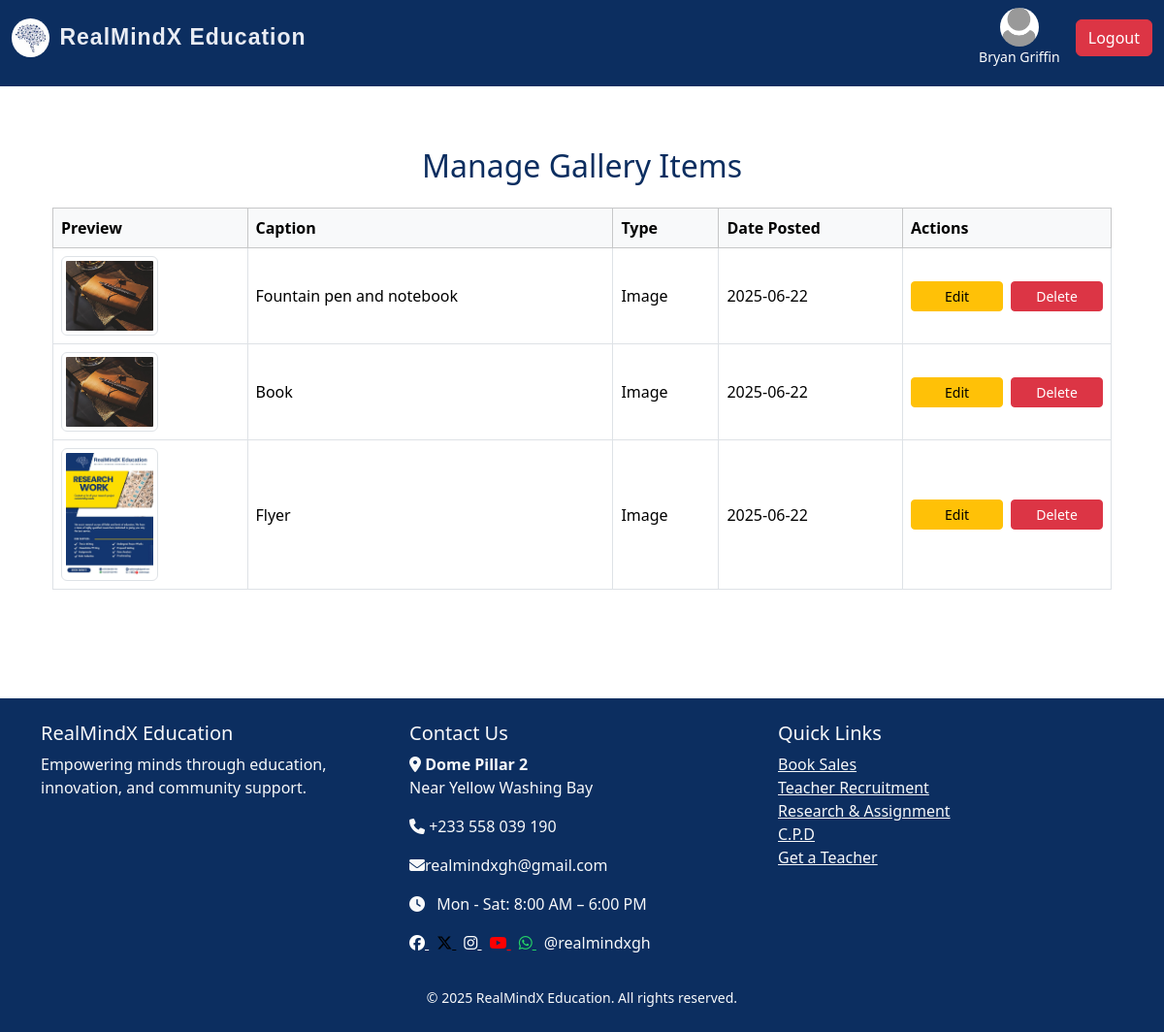
/manage_gallery (signed in), run on an earlier commit of the app's database.
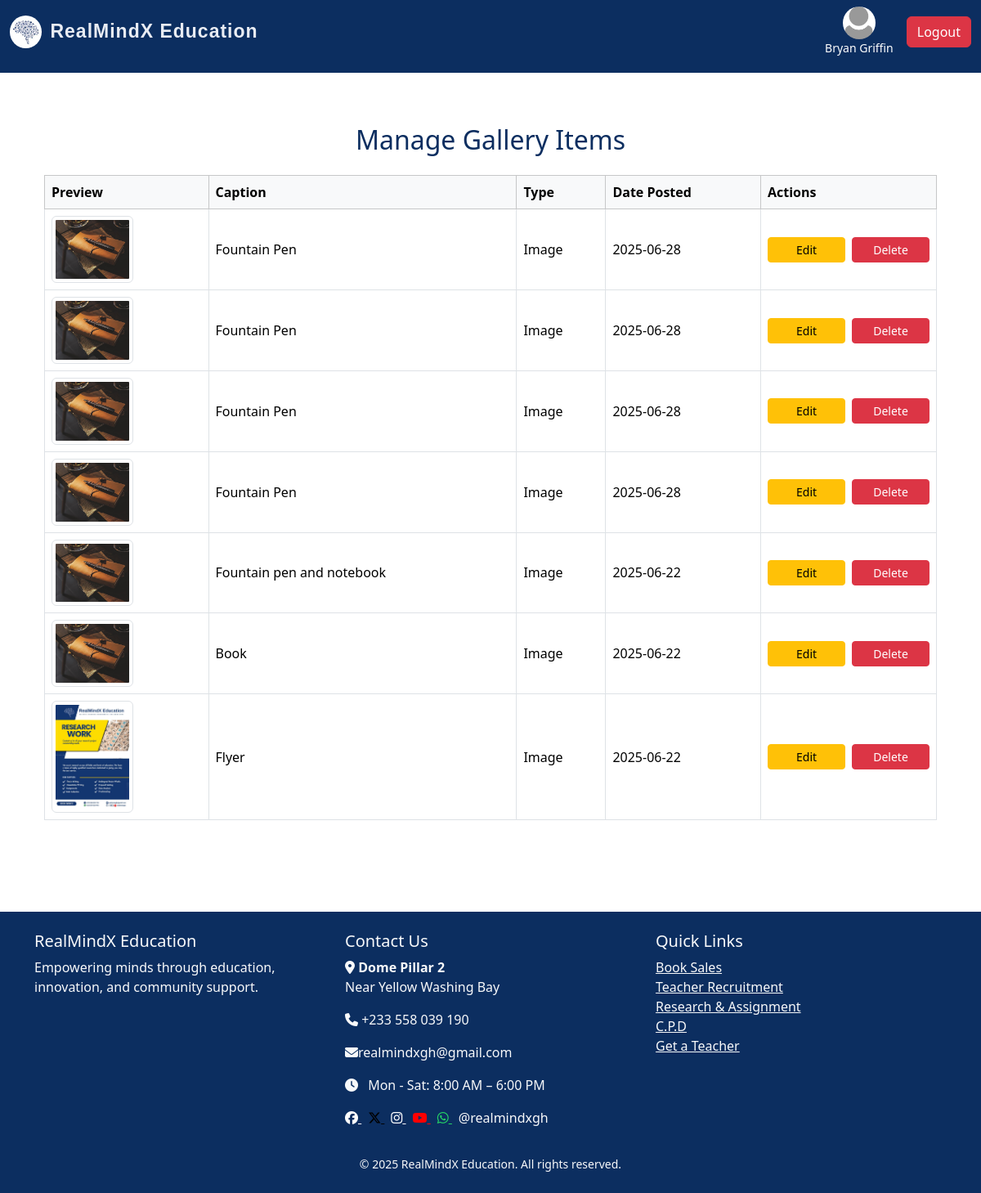
And on a later commit of the database.
### realmind/models/gallery.py (models this page shows)
class Gallery(db.Model):
    id = db.Column(db.Integer, primary_key=True)
    filename = db.Column(db.String(255), nullable=False)
    caption = db.Column(db.String(255))
    file_type = db.Column(db.String(10))  # 'image' or 'video'
    date_posted = db.Column(db.DateTime, default=datetime.utcnow)

### realmind/routes/admin_routes.py (the view)
@admin_bp.route('/manage_gallery')
@login_required
def manage_gallery():
    if not isinstance(current_user, Admin):
        abort(403)
    gallery_items = Gallery.query.order_by(Gallery.date_posted.desc()).all()
    return render_template('admin/manage_gallery.html', gallery_items=gallery_items)

### realmind/models/admin.py (called while the page is built)
    @property
    def is_admin(self):
        return True

### realmind/templates/admin/manage_gallery.html (shortened to what this page needs)
{% extends 'index.html' %}
{% block content %}
<div class="container py-5">
  <h2 class="mb-4 text-center">Manage Gallery Items</h2>
  {% if gallery_items %}
  <div class="table-responsive">
    <table class="table table-bordered align-middle table-hover">
      <thead class="table-light">
        <tr>
          <th>Preview</th>
          <th>Caption</th>
          <th>Type</th>
          <th>Date Posted</th>
          <th>Actions</th>
        </tr>
      </thead>
      <tbody>
        {% for item in gallery_items %}
        <tr>
          <td style="min-width: 120px;">
            {% if item.file_type == 'image' %}
              <img src="{{ url_for('static', filename='uploads/gallery/' ~ item.filename) }}" class="img-thumbnail" width="100">
            {% else %}
              <video width="100" controls>
                <source src="{{ url_for('static', filename='uploads/gallery/' ~ item.filename) }}" type="video/mp4">
                Your browser does not support the video tag.
              </video>
            {% endif %}
          </td>
          <td>{{ item.caption or "No caption" }}</td>
          <td>{{ item.file_type.title() }}</td>
          <td>
            {% if item.date_posted %}
              {{ item.date_posted.strftime('%Y-%m-%d') }}
            {% else %}
              <span class="text-muted">N/A</span>
            {% endif %}
          </td>
          <td>
            <div class="d-flex flex-column flex-sm-row gap-2">
              <a href="{{ url_for('admin.edit_gallery', item_id=item.id) }}" class="btn btn-warning btn-sm w-100">Edit</a>
              <button class="btn btn-danger btn-sm w-100" data-bs-toggle="modal" data-bs-target="#deleteModal" data-item-id="{{ item.id }}">Delete</button>
            </div>
          </td>
        </tr>
        {% endfor %}
      </tbody>
    </table>
  </div>
  {% else %}
    <div class="alert alert-info text-center">No gallery items found.</div>
  {% endif %}
</div>
{% endblock %}

What changed in the data, as far as the page shows it:
added Gallery: filename (picture), caption "Fountain Pen", file_type "Image", date_posted "2025-06-28"
added Gallery: filename (picture), caption "Fountain Pen", file_type "Image", date_posted "2025-06-28"
added Gallery: filename (picture), caption "Fountain Pen", file_type "Image", date_posted "2025-06-28"
added Gallery: filename (picture), caption "Fountain Pen", file_type "Image", date_posted "2025-06-28"
